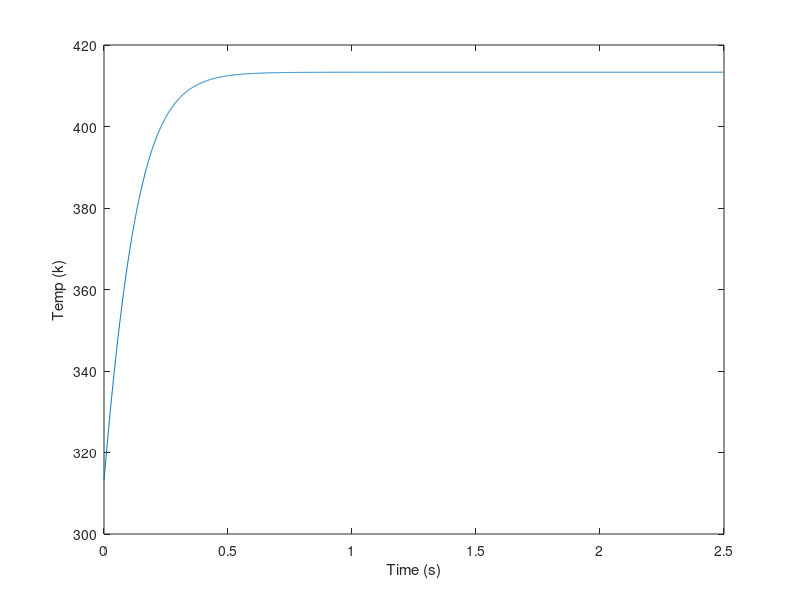

MATLAB code for this plot:
%Constants

I = 1000; %W/m^2, incoming solar Intensity
r = 0.9; %reflectance
Emissp = 0.9;
Emissm = 0.1;
Tair = 40 + 273.15; 
Ts = -20 + 273.15;%
Te = 40 +273.15; % K
SteffBoltz =  5.670374419e-8;
dt = 0.001;
ro = 1.20; %kg/m^3
c  = 1.3; %Kj/Kg/k

sheet = 40+273.15;
prev = 0;
time = 0;

timeseries = [];
dT_dt = @(T) (I*r -SteffBoltz*(Emissp*(T^4-Tair^4-Ts^4) + Emissm*(T^4 - Te^4)) )/(c*ro);
while((sheet-prev)/dt>1e-8)
    prev = sheet;
    timeseries(end+1) = [sheet];
    sheet = sheet + dT_dt(sheet)*dt;
    time = time + dt;
end

SheetTEmp = sheet - 273.15
time
plot([0:dt:time], timeseries)
xlabel("Time (s)");
ylabel("Temp (k)");
